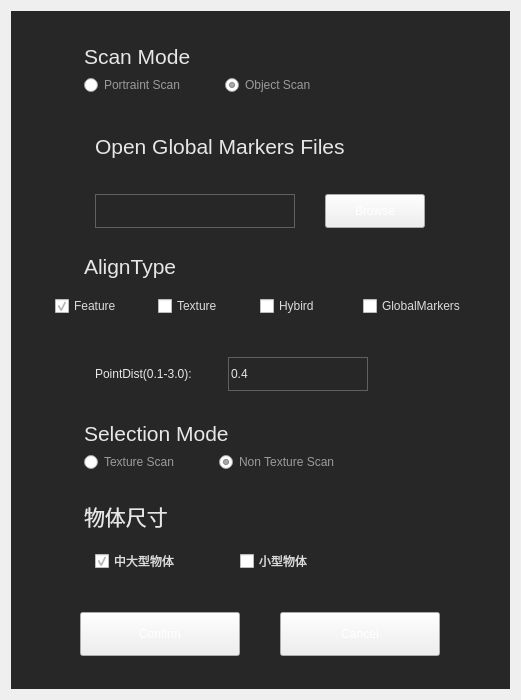
<?xml version="1.0" encoding="UTF-8"?>
<ui version="4.0">
 <class>NewProjDlg</class>
 <widget class="QWidget" name="NewProjDlg">
  <property name="geometry">
   <rect>
    <x>0</x>
    <y>0</y>
    <width>521</width>
    <height>700</height>
   </rect>
  </property>
  <property name="sizePolicy">
   <sizepolicy hsizetype="Expanding" vsizetype="Preferred">
    <horstretch>0</horstretch>
    <verstretch>0</verstretch>
   </sizepolicy>
  </property>
  <property name="minimumSize">
   <size>
    <width>500</width>
    <height>300</height>
   </size>
  </property>
  <property name="maximumSize">
   <size>
    <width>521</width>
    <height>700</height>
   </size>
  </property>
  <property name="windowTitle">
   <string>NewProjDlg</string>
  </property>
  <property name="styleSheet">
   <string notr="true"/>
  </property>
  <layout class="QVBoxLayout" name="verticalLayout_4">
   <item>
    <widget class="QStackedWidget" name="stackedWidget">
     <property name="styleSheet">
      <string notr="true"/>
     </property>
     <property name="currentIndex">
      <number>0</number>
     </property>
     <widget class="QWidget" name="page_newProject">
      <property name="minimumSize">
       <size>
        <width>0</width>
        <height>300</height>
       </size>
      </property>
      <property name="maximumSize">
       <size>
        <width>16777215</width>
        <height>700</height>
       </size>
      </property>
      <property name="styleSheet">
       <string notr="true">#page_newProject{
	background-color: rgb(39, 39, 39);
}

QPushButton
{
color: rgb(255, 255, 255);

border-image: url(:/images/btn_normal_normal.png) 2;
border-width: 2;
}

QPushButton:hover
{
border-image: url(:/images/btn_normal_hover.png) 2;
border-width: 2; 
}

QPushButton:pressed
{
border-image: url(:/images/btn_normal_press.png) 2;
border-width: 2;
}

QPushButton:disabled
{
color: rgb(102, 102, 102);
border-image: url(:/images/btn_normal_disabled.png) 2;
border-width: 2;
}
QRadioButton {    
	color: #9b9b9b;	
    
	font: 14pt &quot;Arial&quot;;
}

QRadioButton::indicator:unchecked {
    
	color: #ffffff;
	border-image: url(:/images/ridio_norml.png);
}
QRadioButton::indicator:checked {
   color: #ffffff;
	border-image: url(:/images/rido_checked.png);
}

QLineEdit {
     border-width: 1px;
     border-style: solid;
     border-color: #606060;    
	color: rgb(231, 231, 231);
   
	background-color: rgb(255, 255, 255,0);

 }

QLineEdit:disabled

{

	 border-width: 1px;
     border-style: solid;
     border-color: #606060;    
	color: rgb(102, 102, 102);

}
QLabel{
	
	color: rgb(231, 231, 231);
}

  QCheckBox {      
	color: rgb(219, 219, 219);
  }

QCheckBox::indicator:unchecked {
 
	
	image: url(:/images/check_normal.png);
}
QCheckBox::indicator:checked {
  
	image: url(:/images/check_checked.png);
}
</string>
      </property>
      <layout class="QVBoxLayout" name="verticalLayout_3">
       <item>
        <widget class="QWidget" name="widget_3" native="true">
         <property name="enabled">
          <bool>true</bool>
         </property>
         <property name="minimumSize">
          <size>
           <width>0</width>
           <height>0</height>
          </size>
         </property>
         <property name="maximumSize">
          <size>
           <width>500888</width>
           <height>6666666</height>
          </size>
         </property>
         <layout class="QVBoxLayout" name="verticalLayout_8">
          <item>
           <widget class="QWidget" name="widget_scanMode" native="true">
            <layout class="QVBoxLayout" name="verticalLayout_7">
             <item>
              <layout class="QHBoxLayout" name="horizontalLayout_18">
               <property name="spacing">
                <number>0</number>
               </property>
               <item>
                <spacer name="horizontalSpacer_42">
                 <property name="orientation">
                  <enum>Qt::Horizontal</enum>
                 </property>
                 <property name="sizeType">
                  <enum>QSizePolicy::Fixed</enum>
                 </property>
                 <property name="sizeHint" stdset="0">
                  <size>
                   <width>40</width>
                   <height>20</height>
                  </size>
                 </property>
                </spacer>
               </item>
               <item>
                <widget class="QLabel" name="label_9">
                 <property name="font">
                  <font>
                   <pointsize>16</pointsize>
                  </font>
                 </property>
                 <property name="text">
                  <string>Scan Mode</string>
                 </property>
                </widget>
               </item>
               <item>
                <spacer name="horizontalSpacer_43">
                 <property name="orientation">
                  <enum>Qt::Horizontal</enum>
                 </property>
                 <property name="sizeHint" stdset="0">
                  <size>
                   <width>40</width>
                   <height>20</height>
                  </size>
                 </property>
                </spacer>
               </item>
              </layout>
             </item>
             <item>
              <layout class="QHBoxLayout" name="horizontalLayout_19">
               <property name="spacing">
                <number>0</number>
               </property>
               <item>
                <spacer name="horizontalSpacer_44">
                 <property name="orientation">
                  <enum>Qt::Horizontal</enum>
                 </property>
                 <property name="sizeType">
                  <enum>QSizePolicy::Fixed</enum>
                 </property>
                 <property name="sizeHint" stdset="0">
                  <size>
                   <width>40</width>
                   <height>20</height>
                  </size>
                 </property>
                </spacer>
               </item>
               <item>
                <widget class="QRadioButton" name="radioButton_portraitScan">
                 <property name="text">
                  <string>Portraint Scan</string>
                 </property>
                 <property name="iconSize">
                  <size>
                   <width>18</width>
                   <height>18</height>
                  </size>
                 </property>
                </widget>
               </item>
               <item>
                <spacer name="horizontalSpacer_45">
                 <property name="orientation">
                  <enum>Qt::Horizontal</enum>
                 </property>
                 <property name="sizeType">
                  <enum>QSizePolicy::Fixed</enum>
                 </property>
                 <property name="sizeHint" stdset="0">
                  <size>
                   <width>40</width>
                   <height>20</height>
                  </size>
                 </property>
                </spacer>
               </item>
               <item>
                <widget class="QRadioButton" name="radioButton_objectScan">
                 <property name="text">
                  <string>Object Scan</string>
                 </property>
                 <property name="iconSize">
                  <size>
                   <width>18</width>
                   <height>18</height>
                  </size>
                 </property>
                 <property name="checked">
                  <bool>true</bool>
                 </property>
                </widget>
               </item>
               <item>
                <spacer name="horizontalSpacer_46">
                 <property name="orientation">
                  <enum>Qt::Horizontal</enum>
                 </property>
                 <property name="sizeHint" stdset="0">
                  <size>
                   <width>40</width>
                   <height>20</height>
                  </size>
                 </property>
                </spacer>
               </item>
              </layout>
             </item>
            </layout>
           </widget>
          </item>
          <item>
           <widget class="QWidget" name="widget_globalMarkers" native="true">
            <layout class="QVBoxLayout" name="verticalLayout_2">
             <item>
              <widget class="QWidget" name="labelGlobalMarkers" native="true">
               <layout class="QHBoxLayout" name="horizontalLayout_6">
                <property name="spacing">
                 <number>0</number>
                </property>
                <item>
                 <spacer name="horizontalSpacer_11">
                  <property name="orientation">
                   <enum>Qt::Horizontal</enum>
                  </property>
                  <property name="sizeType">
                   <enum>QSizePolicy::Fixed</enum>
                  </property>
                  <property name="sizeHint" stdset="0">
                   <size>
                    <width>40</width>
                    <height>20</height>
                   </size>
                  </property>
                 </spacer>
                </item>
                <item>
                 <widget class="QLabel" name="label_3">
                  <property name="font">
                   <font>
                    <pointsize>16</pointsize>
                   </font>
                  </property>
                  <property name="text">
                   <string>Open Global Markers Files</string>
                  </property>
                 </widget>
                </item>
                <item>
                 <spacer name="horizontalSpacer_12">
                  <property name="orientation">
                   <enum>Qt::Horizontal</enum>
                  </property>
                  <property name="sizeHint" stdset="0">
                   <size>
                    <width>40</width>
                    <height>20</height>
                   </size>
                  </property>
                 </spacer>
                </item>
               </layout>
              </widget>
             </item>
             <item>
              <widget class="QWidget" name="globalMarkers_group" native="true">
               <property name="minimumSize">
                <size>
                 <width>0</width>
                 <height>50</height>
                </size>
               </property>
               <property name="maximumSize">
                <size>
                 <width>16777215</width>
                 <height>36</height>
                </size>
               </property>
               <property name="styleSheet">
                <string notr="true"/>
               </property>
               <layout class="QHBoxLayout" name="horizontalLayout_4">
                <item>
                 <spacer name="horizontalSpacer_8">
                  <property name="orientation">
                   <enum>Qt::Horizontal</enum>
                  </property>
                  <property name="sizeType">
                   <enum>QSizePolicy::Fixed</enum>
                  </property>
                  <property name="sizeHint" stdset="0">
                   <size>
                    <width>40</width>
                    <height>20</height>
                   </size>
                  </property>
                 </spacer>
                </item>
                <item>
                 <widget class="QLineEdit" name="lineEdit_globalMarkerPath">
                  <property name="minimumSize">
                   <size>
                    <width>200</width>
                    <height>34</height>
                   </size>
                  </property>
                 </widget>
                </item>
                <item>
                 <spacer name="horizontalSpacer_47">
                  <property name="orientation">
                   <enum>Qt::Horizontal</enum>
                  </property>
                  <property name="sizeHint" stdset="0">
                   <size>
                    <width>32</width>
                    <height>20</height>
                   </size>
                  </property>
                 </spacer>
                </item>
                <item>
                 <widget class="QPushButton" name="pushButton_scanGlobalMarkersPath">
                  <property name="minimumSize">
                   <size>
                    <width>100</width>
                    <height>34</height>
                   </size>
                  </property>
                  <property name="text">
                   <string>Browse</string>
                  </property>
                 </widget>
                </item>
                <item>
                 <spacer name="horizontalSpacer_9">
                  <property name="orientation">
                   <enum>Qt::Horizontal</enum>
                  </property>
                  <property name="sizeHint" stdset="0">
                   <size>
                    <width>49</width>
                    <height>20</height>
                   </size>
                  </property>
                 </spacer>
                </item>
               </layout>
              </widget>
             </item>
            </layout>
           </widget>
          </item>
          <item>
           <widget class="QWidget" name="widget_alignType" native="true">
            <layout class="QVBoxLayout" name="verticalLayout_5">
             <item>
              <layout class="QHBoxLayout" name="horizontalLayout_8">
               <item>
                <spacer name="horizontalSpacer_15">
                 <property name="orientation">
                  <enum>Qt::Horizontal</enum>
                 </property>
                 <property name="sizeType">
                  <enum>QSizePolicy::Fixed</enum>
                 </property>
                 <property name="sizeHint" stdset="0">
                  <size>
                   <width>40</width>
                   <height>20</height>
                  </size>
                 </property>
                </spacer>
               </item>
               <item>
                <widget class="QLabel" name="label_4">
                 <property name="font">
                  <font>
                   <pointsize>16</pointsize>
                  </font>
                 </property>
                 <property name="text">
                  <string>AlignType</string>
                 </property>
                </widget>
               </item>
               <item>
                <spacer name="horizontalSpacer_16">
                 <property name="orientation">
                  <enum>Qt::Horizontal</enum>
                 </property>
                 <property name="sizeHint" stdset="0">
                  <size>
                   <width>40</width>
                   <height>20</height>
                  </size>
                 </property>
                </spacer>
               </item>
              </layout>
             </item>
             <item>
              <widget class="QWidget" name="groupBox_alignType" native="true">
               <layout class="QHBoxLayout" name="horizontalLayout_5">
                <item>
                 <widget class="QCheckBox" name="checkBox_scanFeatureAlign">
                  <property name="text">
                   <string>Feature</string>
                  </property>
                  <property name="checked">
                   <bool>true</bool>
                  </property>
                  <property name="autoExclusive">
                   <bool>true</bool>
                  </property>
                  <attribute name="buttonGroup">
                   <string notr="true">buttonGroup_scanAlignType</string>
                  </attribute>
                 </widget>
                </item>
                <item>
                 <spacer name="horizontalSpacer_17">
                  <property name="orientation">
                   <enum>Qt::Horizontal</enum>
                  </property>
                  <property name="sizeType">
                   <enum>QSizePolicy::Fixed</enum>
                  </property>
                  <property name="sizeHint" stdset="0">
                   <size>
                    <width>20</width>
                    <height>20</height>
                   </size>
                  </property>
                 </spacer>
                </item>
                <item>
                 <widget class="QCheckBox" name="checkBox_scanTexture">
                  <property name="text">
                   <string>Texture</string>
                  </property>
                  <property name="autoExclusive">
                   <bool>true</bool>
                  </property>
                  <attribute name="buttonGroup">
                   <string notr="true">buttonGroup_scanAlignType</string>
                  </attribute>
                 </widget>
                </item>
                <item>
                 <spacer name="horizontalSpacer_18">
                  <property name="orientation">
                   <enum>Qt::Horizontal</enum>
                  </property>
                  <property name="sizeType">
                   <enum>QSizePolicy::Fixed</enum>
                  </property>
                  <property name="sizeHint" stdset="0">
                   <size>
                    <width>20</width>
                    <height>20</height>
                   </size>
                  </property>
                 </spacer>
                </item>
                <item>
                 <widget class="QCheckBox" name="checkBox_scanHybird">
                  <property name="text">
                   <string>Hybird</string>
                  </property>
                  <property name="autoExclusive">
                   <bool>true</bool>
                  </property>
                  <attribute name="buttonGroup">
                   <string notr="true">buttonGroup_scanAlignType</string>
                  </attribute>
                 </widget>
                </item>
                <item>
                 <spacer name="horizontalSpacer_19">
                  <property name="orientation">
                   <enum>Qt::Horizontal</enum>
                  </property>
                  <property name="sizeType">
                   <enum>QSizePolicy::Fixed</enum>
                  </property>
                  <property name="sizeHint" stdset="0">
                   <size>
                    <width>20</width>
                    <height>20</height>
                   </size>
                  </property>
                 </spacer>
                </item>
                <item>
                 <widget class="QCheckBox" name="checkBox_scanMarkersAlign">
                  <property name="text">
                   <string>GlobalMarkers</string>
                  </property>
                  <property name="checked">
                   <bool>false</bool>
                  </property>
                  <property name="autoExclusive">
                   <bool>true</bool>
                  </property>
                  <attribute name="buttonGroup">
                   <string notr="true">buttonGroup_scanAlignType</string>
                  </attribute>
                 </widget>
                </item>
               </layout>
              </widget>
             </item>
            </layout>
           </widget>
          </item>
          <item>
           <widget class="QWidget" name="widget_pointDist" native="true">
            <layout class="QHBoxLayout" name="horizontalLayout_10">
             <property name="spacing">
              <number>0</number>
             </property>
             <item>
              <spacer name="horizontalSpacer_21">
               <property name="orientation">
                <enum>Qt::Horizontal</enum>
               </property>
               <property name="sizeType">
                <enum>QSizePolicy::Fixed</enum>
               </property>
               <property name="sizeHint" stdset="0">
                <size>
                 <width>40</width>
                 <height>20</height>
                </size>
               </property>
              </spacer>
             </item>
             <item>
              <widget class="QWidget" name="widget_2" native="true">
               <layout class="QHBoxLayout" name="horizontalLayout_2">
                <property name="topMargin">
                 <number>0</number>
                </property>
                <property name="bottomMargin">
                 <number>0</number>
                </property>
                <item>
                 <widget class="QLabel" name="label">
                  <property name="text">
                   <string>PointDist(0.1-3.0):</string>
                  </property>
                 </widget>
                </item>
                <item>
                 <spacer name="horizontalSpacer_24">
                  <property name="orientation">
                   <enum>Qt::Horizontal</enum>
                  </property>
                  <property name="sizeType">
                   <enum>QSizePolicy::Fixed</enum>
                  </property>
                  <property name="sizeHint" stdset="0">
                   <size>
                    <width>30</width>
                    <height>20</height>
                   </size>
                  </property>
                 </spacer>
                </item>
                <item>
                 <widget class="QLineEdit" name="lineEdit_pointDist">
                  <property name="minimumSize">
                   <size>
                    <width>140</width>
                    <height>34</height>
                   </size>
                  </property>
                  <property name="maximumSize">
                   <size>
                    <width>140</width>
                    <height>34</height>
                   </size>
                  </property>
                  <property name="text">
                   <string>0.4</string>
                  </property>
                 </widget>
                </item>
               </layout>
              </widget>
             </item>
             <item>
              <spacer name="horizontalSpacer_22">
               <property name="orientation">
                <enum>Qt::Horizontal</enum>
               </property>
               <property name="sizeHint" stdset="0">
                <size>
                 <width>40</width>
                 <height>20</height>
                </size>
               </property>
              </spacer>
             </item>
            </layout>
           </widget>
          </item>
          <item>
           <widget class="QWidget" name="widget_selectMode" native="true">
            <layout class="QVBoxLayout" name="verticalLayout">
             <item>
              <layout class="QHBoxLayout" name="horizontalLayout">
               <property name="spacing">
                <number>0</number>
               </property>
               <item>
                <spacer name="horizontalSpacer_4">
                 <property name="orientation">
                  <enum>Qt::Horizontal</enum>
                 </property>
                 <property name="sizeType">
                  <enum>QSizePolicy::Fixed</enum>
                 </property>
                 <property name="sizeHint" stdset="0">
                  <size>
                   <width>40</width>
                   <height>20</height>
                  </size>
                 </property>
                </spacer>
               </item>
               <item>
                <widget class="QLabel" name="label_2">
                 <property name="font">
                  <font>
                   <pointsize>16</pointsize>
                  </font>
                 </property>
                 <property name="text">
                  <string>Selection Mode</string>
                 </property>
                </widget>
               </item>
               <item>
                <spacer name="horizontalSpacer_3">
                 <property name="orientation">
                  <enum>Qt::Horizontal</enum>
                 </property>
                 <property name="sizeHint" stdset="0">
                  <size>
                   <width>40</width>
                   <height>20</height>
                  </size>
                 </property>
                </spacer>
               </item>
              </layout>
             </item>
             <item>
              <layout class="QHBoxLayout" name="horizontalLayout_3">
               <property name="spacing">
                <number>0</number>
               </property>
               <item>
                <spacer name="horizontalSpacer_5">
                 <property name="orientation">
                  <enum>Qt::Horizontal</enum>
                 </property>
                 <property name="sizeType">
                  <enum>QSizePolicy::Fixed</enum>
                 </property>
                 <property name="sizeHint" stdset="0">
                  <size>
                   <width>40</width>
                   <height>20</height>
                  </size>
                 </property>
                </spacer>
               </item>
               <item>
                <widget class="QRadioButton" name="radioButton_texture">
                 <property name="text">
                  <string>Texture Scan</string>
                 </property>
                 <property name="iconSize">
                  <size>
                   <width>18</width>
                   <height>18</height>
                  </size>
                 </property>
                </widget>
               </item>
               <item>
                <spacer name="horizontalSpacer_6">
                 <property name="orientation">
                  <enum>Qt::Horizontal</enum>
                 </property>
                 <property name="sizeType">
                  <enum>QSizePolicy::Fixed</enum>
                 </property>
                 <property name="sizeHint" stdset="0">
                  <size>
                   <width>40</width>
                   <height>20</height>
                  </size>
                 </property>
                </spacer>
               </item>
               <item>
                <widget class="QRadioButton" name="radioButton_nonTexture">
                 <property name="text">
                  <string>Non Texture Scan</string>
                 </property>
                 <property name="iconSize">
                  <size>
                   <width>18</width>
                   <height>18</height>
                  </size>
                 </property>
                 <property name="checked">
                  <bool>true</bool>
                 </property>
                </widget>
               </item>
               <item>
                <spacer name="horizontalSpacer_7">
                 <property name="orientation">
                  <enum>Qt::Horizontal</enum>
                 </property>
                 <property name="sizeHint" stdset="0">
                  <size>
                   <width>40</width>
                   <height>20</height>
                  </size>
                 </property>
                </spacer>
               </item>
              </layout>
             </item>
            </layout>
           </widget>
          </item>
          <item>
           <widget class="QWidget" name="widget_chooseScanSize" native="true">
            <layout class="QVBoxLayout" name="verticalLayout_6">
             <item>
              <layout class="QHBoxLayout" name="horizontalLayout_12">
               <item>
                <spacer name="horizontalSpacer_25">
                 <property name="orientation">
                  <enum>Qt::Horizontal</enum>
                 </property>
                 <property name="sizeType">
                  <enum>QSizePolicy::Fixed</enum>
                 </property>
                 <property name="sizeHint" stdset="0">
                  <size>
                   <width>40</width>
                   <height>20</height>
                  </size>
                 </property>
                </spacer>
               </item>
               <item>
                <widget class="QLabel" name="label_5">
                 <property name="font">
                  <font>
                   <pointsize>16</pointsize>
                  </font>
                 </property>
                 <property name="text">
                  <string>物体尺寸</string>
                 </property>
                </widget>
               </item>
               <item>
                <spacer name="horizontalSpacer_26">
                 <property name="orientation">
                  <enum>Qt::Horizontal</enum>
                 </property>
                 <property name="sizeHint" stdset="0">
                  <size>
                   <width>40</width>
                   <height>20</height>
                  </size>
                 </property>
                </spacer>
               </item>
              </layout>
             </item>
             <item>
              <widget class="QWidget" name="groupBox_alignType_2" native="true">
               <layout class="QHBoxLayout" name="horizontalLayout_13">
                <property name="spacing">
                 <number>0</number>
                </property>
                <item>
                 <spacer name="horizontalSpacer_27">
                  <property name="orientation">
                   <enum>Qt::Horizontal</enum>
                  </property>
                  <property name="sizeType">
                   <enum>QSizePolicy::Fixed</enum>
                  </property>
                  <property name="sizeHint" stdset="0">
                   <size>
                    <width>40</width>
                    <height>20</height>
                   </size>
                  </property>
                 </spacer>
                </item>
                <item>
                 <widget class="QCheckBox" name="checkBox_scanSize">
                  <property name="text">
                   <string>中大型物体</string>
                  </property>
                  <property name="checked">
                   <bool>true</bool>
                  </property>
                  <property name="autoExclusive">
                   <bool>true</bool>
                  </property>
                 </widget>
                </item>
                <item>
                 <spacer name="horizontalSpacer_28">
                  <property name="orientation">
                   <enum>Qt::Horizontal</enum>
                  </property>
                  <property name="sizeType">
                   <enum>QSizePolicy::Fixed</enum>
                  </property>
                  <property name="sizeHint" stdset="0">
                   <size>
                    <width>60</width>
                    <height>20</height>
                   </size>
                  </property>
                 </spacer>
                </item>
                <item>
                 <widget class="QCheckBox" name="checkBox_scanSmallSize">
                  <property name="text">
                   <string>小型物体</string>
                  </property>
                  <property name="autoExclusive">
                   <bool>true</bool>
                  </property>
                 </widget>
                </item>
                <item>
                 <spacer name="horizontalSpacer_29">
                  <property name="orientation">
                   <enum>Qt::Horizontal</enum>
                  </property>
                  <property name="sizeType">
                   <enum>QSizePolicy::Fixed</enum>
                  </property>
                  <property name="sizeHint" stdset="0">
                   <size>
                    <width>60</width>
                    <height>20</height>
                   </size>
                  </property>
                 </spacer>
                </item>
                <item>
                 <spacer name="horizontalSpacer_30">
                  <property name="orientation">
                   <enum>Qt::Horizontal</enum>
                  </property>
                  <property name="sizeHint" stdset="0">
                   <size>
                    <width>40</width>
                    <height>20</height>
                   </size>
                  </property>
                 </spacer>
                </item>
               </layout>
              </widget>
             </item>
            </layout>
           </widget>
          </item>
          <item>
           <widget class="QWidget" name="widget_button" native="true">
            <layout class="QHBoxLayout" name="horizontalLayout_11">
             <property name="spacing">
              <number>0</number>
             </property>
             <item>
              <spacer name="horizontalSpacer">
               <property name="orientation">
                <enum>Qt::Horizontal</enum>
               </property>
               <property name="sizeType">
                <enum>QSizePolicy::Expanding</enum>
               </property>
               <property name="sizeHint" stdset="0">
                <size>
                 <width>40</width>
                 <height>20</height>
                </size>
               </property>
              </spacer>
             </item>
             <item>
              <widget class="QPushButton" name="pushButton_confirm">
               <property name="minimumSize">
                <size>
                 <width>160</width>
                 <height>44</height>
                </size>
               </property>
               <property name="maximumSize">
                <size>
                 <width>160</width>
                 <height>44</height>
                </size>
               </property>
               <property name="text">
                <string>Confirm</string>
               </property>
              </widget>
             </item>
             <item>
              <spacer name="horizontalSpacer_23">
               <property name="orientation">
                <enum>Qt::Horizontal</enum>
               </property>
               <property name="sizeType">
                <enum>QSizePolicy::Fixed</enum>
               </property>
               <property name="sizeHint" stdset="0">
                <size>
                 <width>40</width>
                 <height>20</height>
                </size>
               </property>
              </spacer>
             </item>
             <item>
              <widget class="QPushButton" name="pushButton_cancel">
               <property name="minimumSize">
                <size>
                 <width>160</width>
                 <height>44</height>
                </size>
               </property>
               <property name="maximumSize">
                <size>
                 <width>160</width>
                 <height>44</height>
                </size>
               </property>
               <property name="text">
                <string>Cancel</string>
               </property>
              </widget>
             </item>
             <item>
              <spacer name="horizontalSpacer_2">
               <property name="orientation">
                <enum>Qt::Horizontal</enum>
               </property>
               <property name="sizeHint" stdset="0">
                <size>
                 <width>40</width>
                 <height>20</height>
                </size>
               </property>
              </spacer>
             </item>
            </layout>
           </widget>
          </item>
         </layout>
        </widget>
       </item>
      </layout>
     </widget>
     <widget class="QWidget" name="page_chooseScanMode">
      <property name="styleSheet">
       <string notr="true">QPushButton
{
	border-image: url(:/images/btn_normal_normal.png) 2;
	border-width: 2;
	min-width:200px;
	max-width:200px;	
	min-height:50px;
	max-height:50px;	
}

QPushButton:hover
{
	border-image: url(:/images/btn_normal_hover.png) 2;
	border-width: 2;
}



QPushButton:pressed
{
border-image: url(:/images/btn_normal_press.png) 2;
border-width: 2;
}

QPushButton:disabled
{
color: rgb(102, 102, 102);

border-image: url(:/images/btn_normal_disabled.png) 2;

border-width: 2;

}</string>
      </property>
     </widget>
     <widget class="QWidget" name="page_solution">
      <property name="styleSheet">
       <string notr="true">QPushButton
{
	border-image: url(:/images/btn_normal_normal.png) 2;
	border-width: 2;
	min-width:200px;
	max-width:200px;	
	min-height:50px;
	max-height:50px;	
}

QPushButton:hover
{
	border-image: url(:/images/btn_normal_hover.png) 2;
	border-width: 2;
}



QPushButton:pressed
{
border-image: url(:/images/btn_normal_press.png) 2;
border-width: 2;
}

QPushButton:disabled
{
color: rgb(102, 102, 102);

border-image: url(:/images/btn_normal_disabled.png) 2;

border-width: 2;

}</string>
      </property>
     </widget>
    </widget>
   </item>
  </layout>
 </widget>
 <layoutdefault spacing="6" margin="11"/>
 <resources>
  <include location="images.qrc"/>
 </resources>
 <connections/>
 <buttongroups>
  <buttongroup name="buttonGroup_scanAlignType"/>
 </buttongroups>
</ui>
